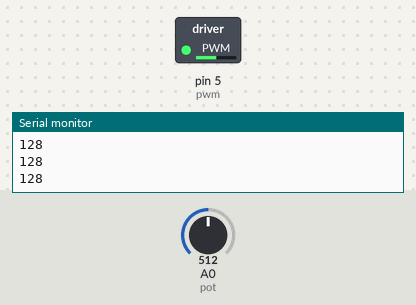
The sketch below on a simulated Arduino Nano Every. On the bench: switched loads named in the sketch (green lamp = pin HIGH), the last lines printed to the serial monitor. Inputs (shaded band) come from the test bench; at power-on: A0 (pot) = 512.

Above: at 1.2 s.
1.3 s: A0 (pot) set to 716
At 1.7 s:
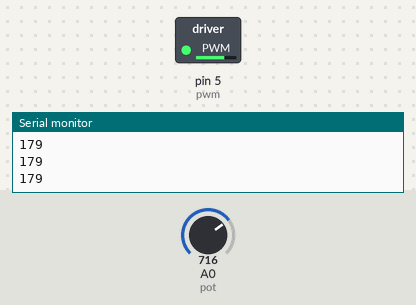
2.8 s: A0 (pot) set to 900
At 4.0 s:
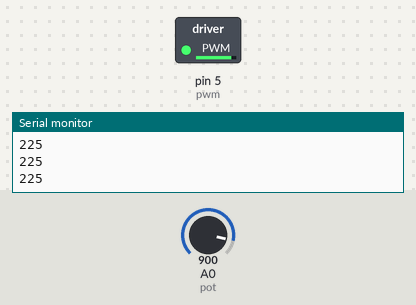
4.3 s: A0 (pot) set to 122
At 5.3 s:
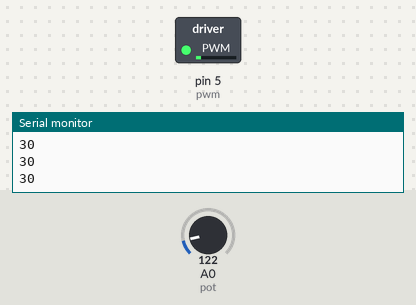
5.8 s: A0 (pot) set to 0
At 6.4 s:
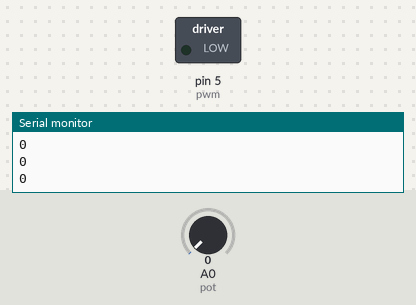
Timing chart, 0 to 8.3 s (numbered marks = the images above; inputs shaded):
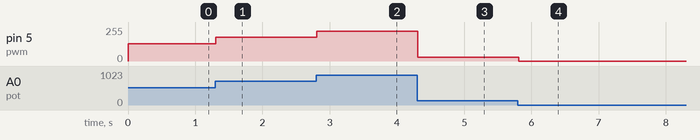

The sketch:

pwm_motor_nano_every.ino
```cpp
//credits: Daniel Rossi, I.T. Engineering student from Modena(IT)
//YouTube: Https://youtube.com/c/ProjectoOfficial?sub_confirmation=1

/*
duty cycle in arduino is represented by a 8 bit value: 0 - 255
0 --> 0%
127 -->50%
255 --> 100%
*/

#define pwm 5
#define pot A0

void setup() {
  // put your setup code here, to run once:
  pinMode(pwm,OUTPUT);
  pinMode(pot,INPUT);
  Serial.begin(9600);
  while (!Serial);   // important on Nano Every
  //safety speed reset of the motor
  analogWrite(pwm,0);

}

void loop() {
  // put your main code here, to run repeatedly:
  float val = analogRead(pot);
  int duty = analogRead(pot) >> 2; // 0–255
  analogWrite(pwm, duty); //here's how to generate PWM signal from Digital arduino pin
  Serial.println(duty);
  delay(10);
}
```

Measured:
- after the input at 1.3 s, pin 5 (pwm): 128/255 → 179/255 at once
- after the input at 2.8 s, pin 5 (pwm): 179/255 → 225/255 at once
- after the input at 4.3 s, pin 5 (pwm): 225/255 → 30/255 at once
- after the input at 5.8 s, pin 5 (pwm): 30/255 → 0/255 at once
